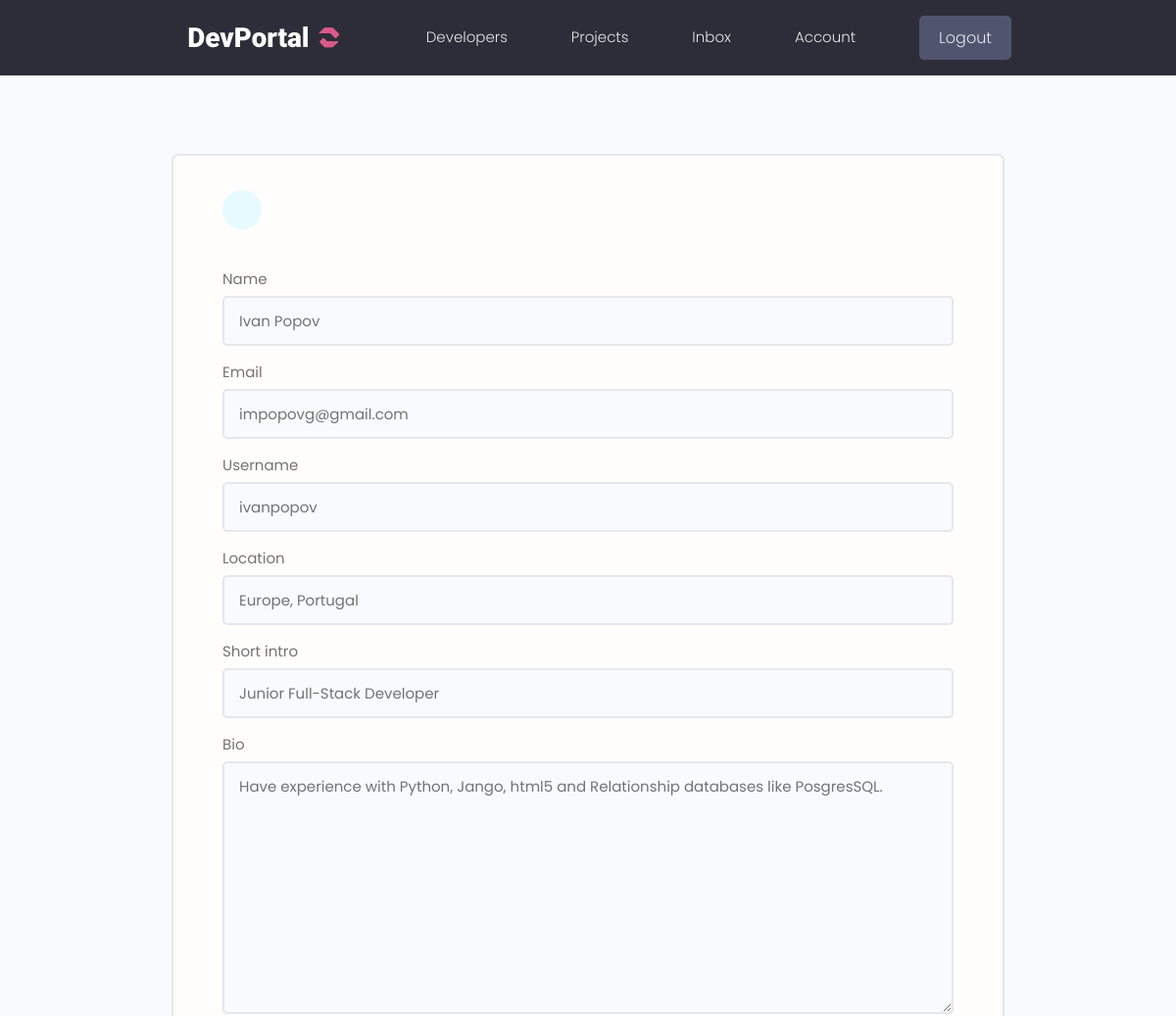
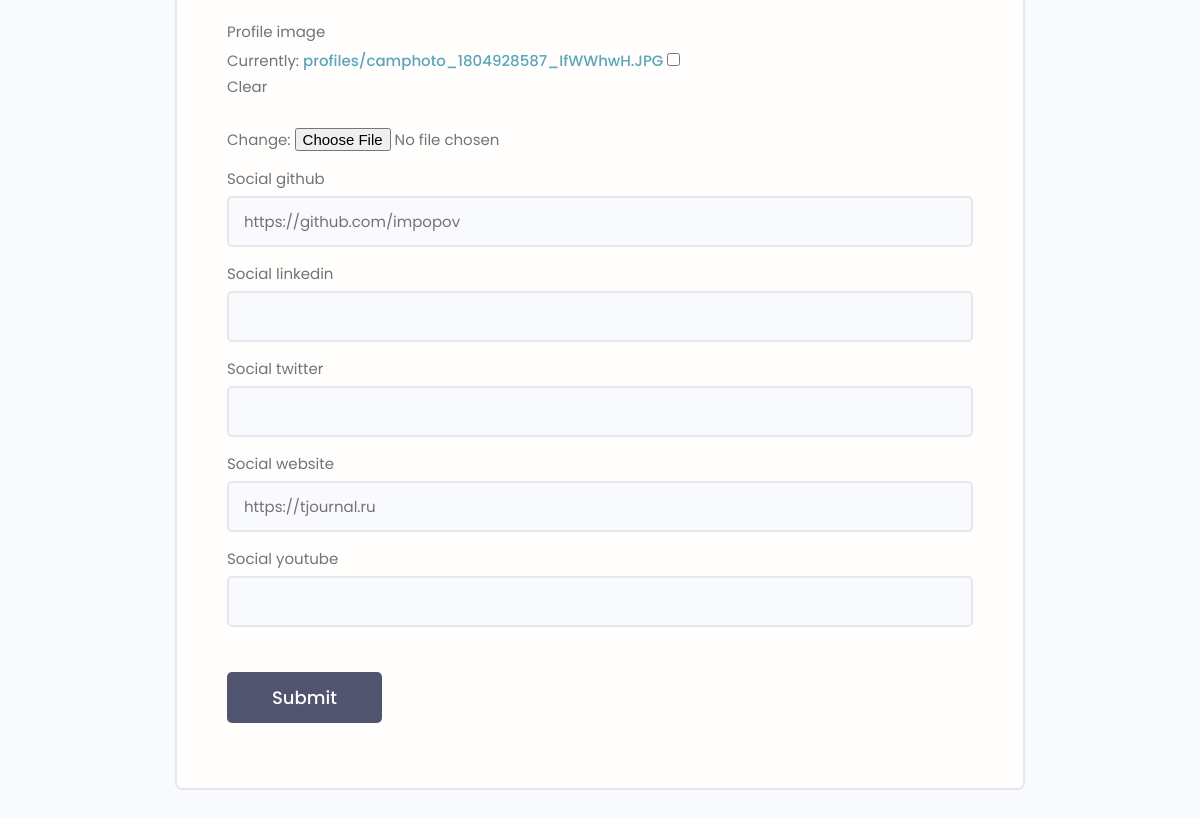
Before: /edit_account/ (signed in) with the older database file (2 pictures, top to bottom).
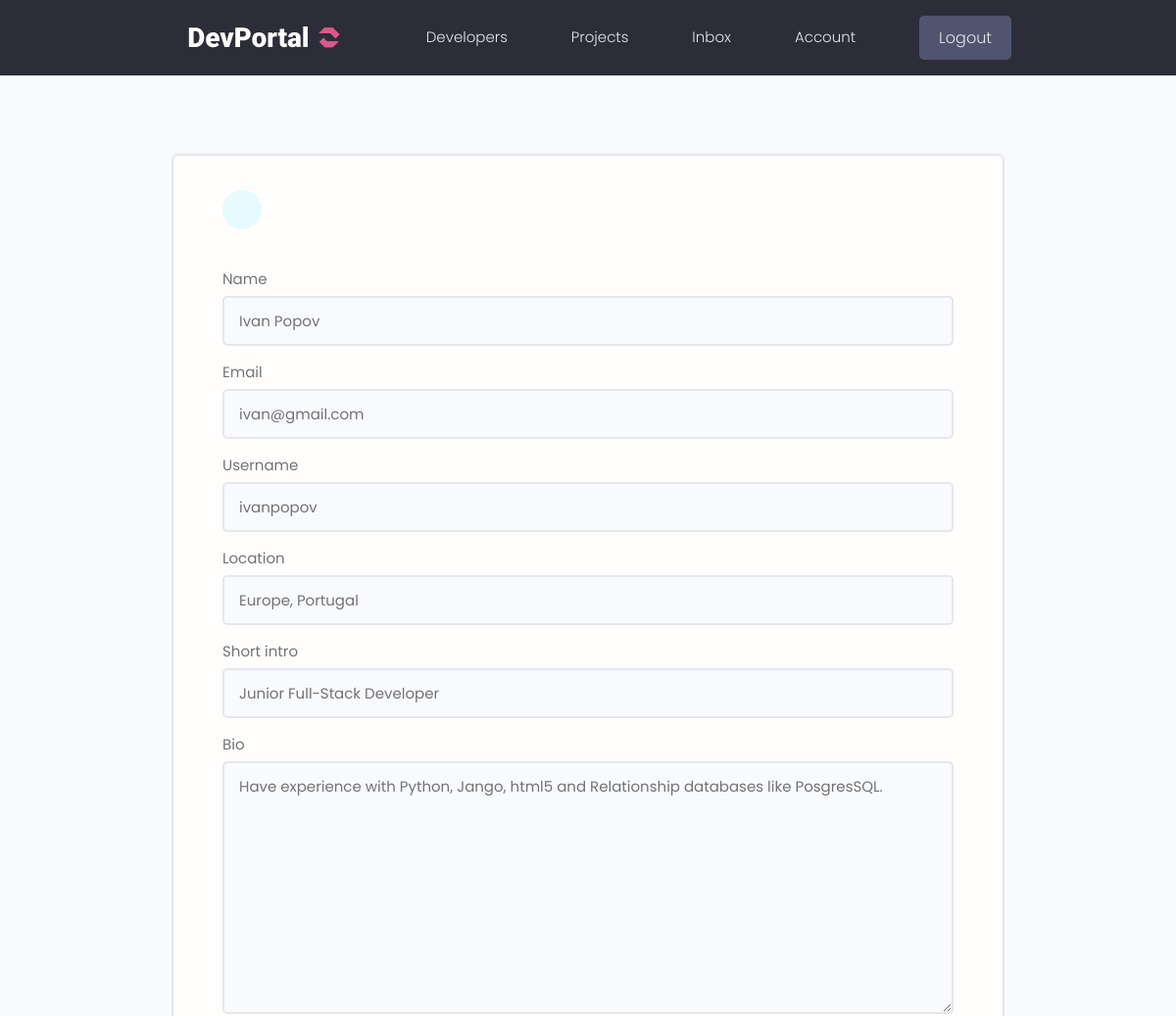
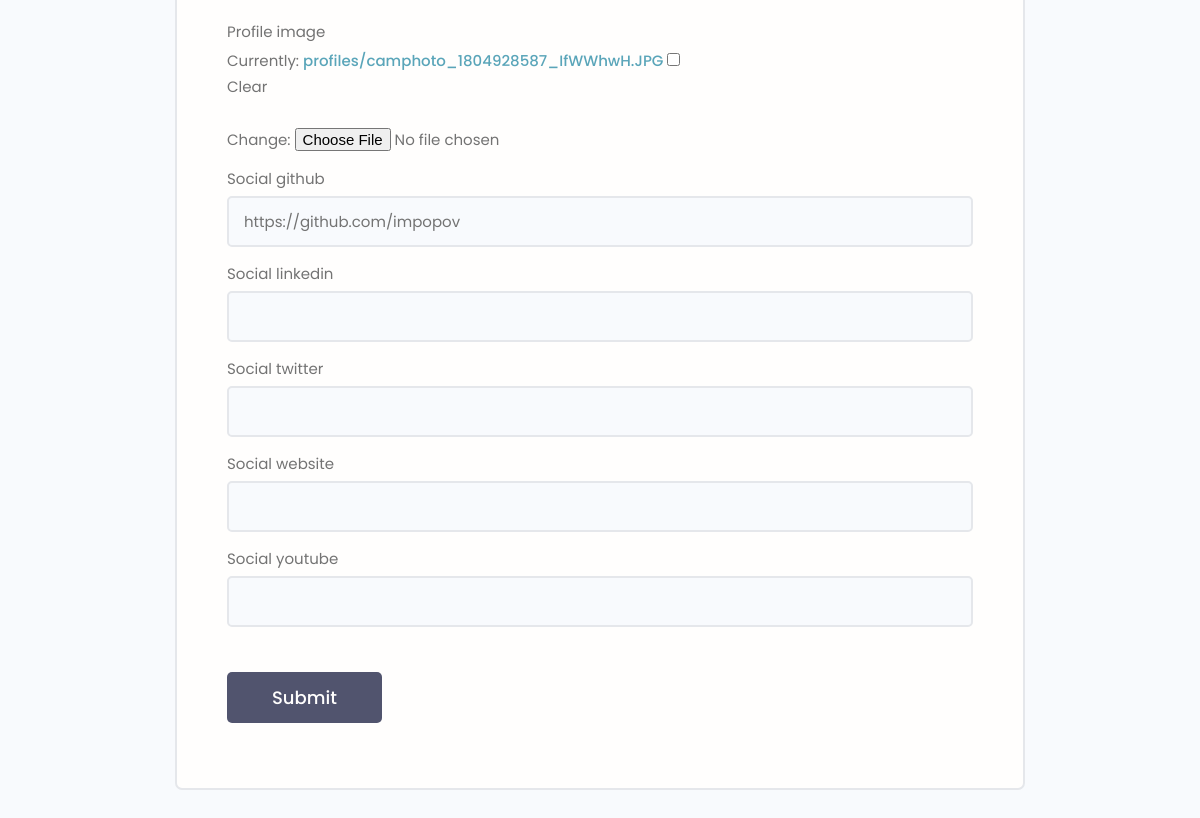
After: the same page with the newer database file (2 pictures, top to bottom).
### users/models.py (models this page shows, shortened)
class Profile(models.Model):
    user = models.OneToOneField(User, on_delete=models.CASCADE, null=True, blank=True)
    name = models.CharField(max_length=200, null=True, blank=True)
    email = models.EmailField(max_length=500, null=True, blank=True)
    username = models.CharField(max_length=200, null=True, blank=True)
    location = models.CharField(max_length=200, null=True, blank=True)
    short_intro = models.CharField(max_length=200, null=True, blank=True)
    bio = models.TextField(null=True, blank=True)
    profile_image = models.ImageField(null=True, blank=True, upload_to="profiles/", default="profiles/user-default.png")
    social_github = models.CharField(max_length=200, null=True, blank=True)
    social_twitter = models.CharField(max_length=200, null=True, blank=True)
    social_linkedin = models.CharField(max_length=200, null=True, blank=True)
    social_youtube = models.CharField(max_length=200, null=True, blank=True)
    social_website = models.CharField(max_length=200, null=True, blank=True)
    created = models.DateTimeField(auto_now_add=True)
    id = models.UUIDField(default=uuid.uuid4, unique=True, primary_key=True, editable=False)
    class Meta:
        ordering = ["created"]

### users/views.py (the view)
# urls.py: path('edit_account/', views.edit_account, name="edit_account"),
@login_required(login_url="login")
def edit_account(request):
    profile = request.user.profile
    form = ProfileForm(instance=profile)
    if request.method == "POST":
        form = ProfileForm(request.POST, request.FILES, instance=profile)
        if form.is_valid():
            form.save()
            return redirect('account')
    context = {"form": form}
    return render(request, "users/profile_form.html", context)

### users/forms.py
class ProfileForm(ModelForm):
    class Meta:
        model = Profile
        fields = ["name", "email", "username", "location", "short_intro", "bio", "profile_image",
                  "social_github", "social_linkedin", "social_twitter", "social_website", "social_youtube"]
    def __init__(self, *args, **kwargs):
        super(ProfileForm, self).__init__(*args, **kwargs)
        for name, field in self.fields.items():
            field.widget.attrs.update({"class": "input"})

### users/templates/users/profile_form.html (shortened to what this page needs)
{% extends "main.html" %}
{% block content %}
<main class="formPage my-xl">
    <div class="content-box">
        <div class="formWrapper">
            <a class="backButton" href="{%url 'account' %}"></a>
            <br>
            <form action="{% url 'edit_account' %}" method="post" enctype="multipart/form-data">
                {%for field in form%}
                    <div class="form__field">
                        <label for="formInput#text">{{field.label}}</label>
                        {{field}}
                    </div>
                {% endfor %}
                <input class="btn btn--sub btn--lg  my-md" type="submit" value="Submit"/>
            </form>
        </div>
    </div>
</main>
{% endblock content %}

Changed rows visible on the page:
changed Profile "Ivan Popov": email "impopovg@gmail.com" → "ivan@gmail.com"; social_website "https://tjournal.ru" → (not shown)
